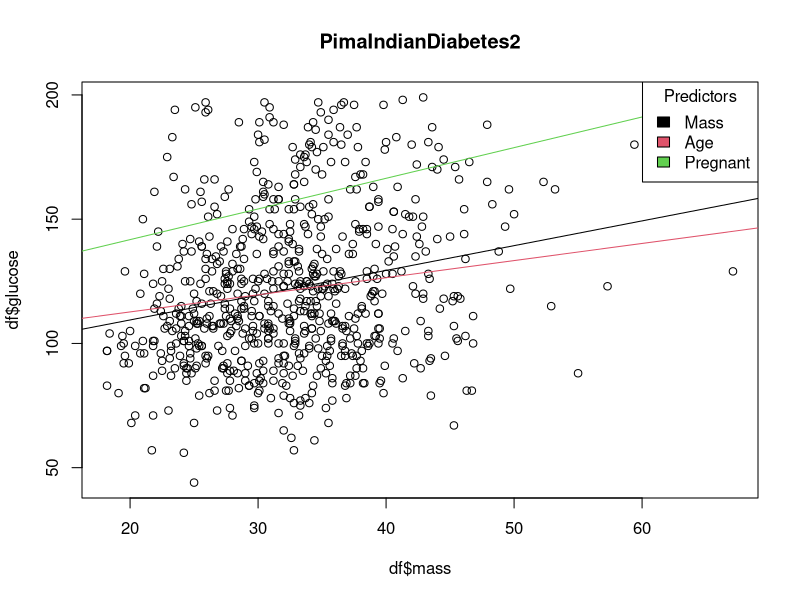
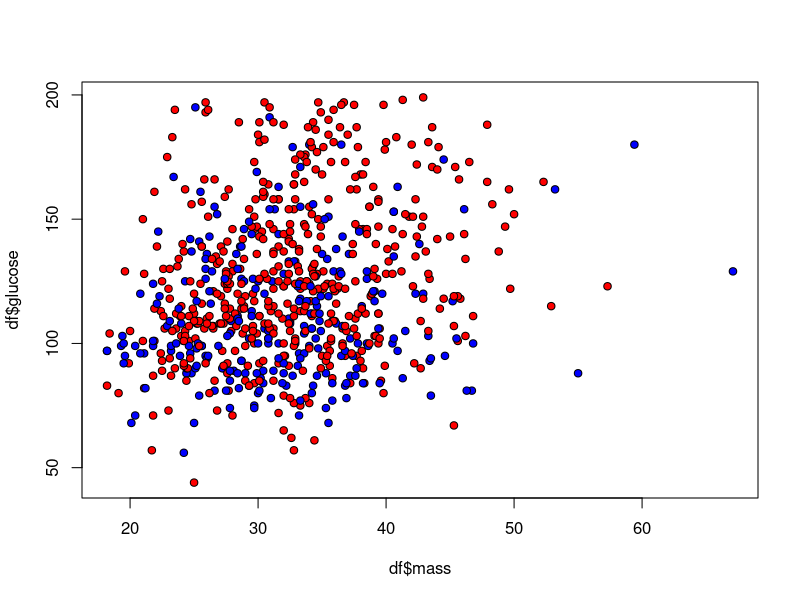

These figures' R source, in order:
## ---- chunk 1
# check if package is installed
if (!require("mlbench")){
  install.packages("mlbench")
}

library(mlbench)

data(PimaIndiansDiabetes2)
str(PimaIndiansDiabetes2)
## ---- chunk 2
sapply(PimaIndiansDiabetes2, function(x) sum(is.na(x)==TRUE))
## ---- chunk 3
fill_NA <- function(mean_med, v){
  # fill missing values with either 1=mean or 2=median
  if (mean_med == 1){
    m <- mean(v, na.rm=TRUE)
  } else {
    m <- median(v, na.rm=TRUE)
  }
  v[is.na(v)] <- m
  v
}

# make a new data set with NA's filled
df <- PimaIndiansDiabetes2[]
df$triceps <- fill_NA(1, df$triceps)
df$insulin <- fill_NA(1, df$insulin)
df <- df[complete.cases(df),]

## ---- chunk 4
cols <- c(6,8,1)
plot(df$mass, df$glucose, main="PimaIndianDiabetes2")
for (i in 1:3){
    model <- lm(glucose~df[,cols[i]], data=df)[1]
    abline(model, col=i)
}
legend("topright", title="Predictors", c("Mass", "Age", "Pregnant"), fill=c(1,2,3))
## ---- chunk 5
df$large <- factor(ifelse(df$insulin>155,1,0))
plot(df$mass, df$glucose, pch=21, bg=c("blue","red")[unclass(df$large)])
